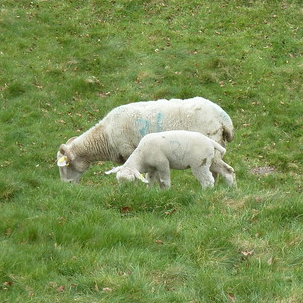
#> input picture images/sheep.png, 303 x 303 px
$ python implementation.py images/sheep.png
#> lines starting #> are read from the running program, lines starting #| are printed output that depends on the picture
import os, sys
import numpy as np
import time
import seaborn as sns
import matplotlib.pyplot as plt
import cv2
import sys

from PIL import Image
from scipy.sparse import csr_matrix, identity
from scipy.sparse.linalg import inv
from scipy.linalg import sqrtm
from sklearn.metrics.pairwise import euclidean_distances
from scipy.spatial import distance
from itertools import combinations

################# Question 1 #################
def resize_and_blur_image(file_name, output_name, h_size=100, v_size=100):
    """
    Resizes and blurs image given image's name
    """
#> called with file_name = 'images/sheep.png', output_name = 'question1_blur.jpg', h_size = 100, v_size = 100
    img = cv2.imread(file_name, cv2.IMREAD_UNCHANGED)
#> img is the input picture: shape (303, 303, 3); mean B, G, R 81.3, 143.2, 122
    img_res = cv2.resize(img, (h_size, v_size))
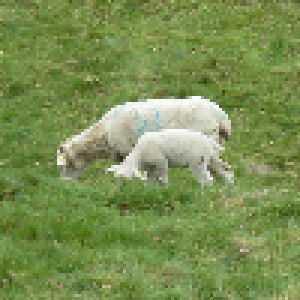
#> img_res: shape (100, 100, 3) (shown 3 times larger); mean B, G, R 81.2, 143.1, 121.9
    img_blur = cv2.GaussianBlur(img_res,(5,5),cv2.BORDER_DEFAULT)
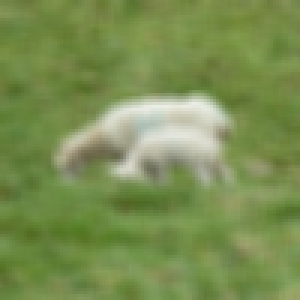
#> img_blur: shape (100, 100, 3) (shown 3 times larger); mean B, G, R 81.2, 143.1, 121.9

    # Uncomment if you'd like to see the blurred picture - by default the image is saved
    #plt.imshow(img_blur)
    #plt.show()

    # save the picture into a file
    cv2.imwrite(output_name, img_blur)

################# /Question 1 #################


################# Question 2 #################
def get_sq_spatial_dist(neigh_size, square_dim):
    """
    Calculates spatial squared euclidean distance between a central point and
    its neighbours. Neighbourhood size is constant for each pixel => output of
    this function is constant and hence only calculated once
    """
    eucl_distances = np.zeros((square_dim, square_dim))

    for x in range(-neigh_size, neigh_size+1):
        for y in range(-neigh_size, neigh_size+1):
            eucl_distances[neigh_size-x,neigh_size-y] = np.power(x/100, 2) + np.power(y/100, 2)

    return eucl_distances


def get_sq_rgb_dist(neighbours, pixel):
    """
    Returns array of squared euclidean distances of the central pixel's RGB values
    and RGB values of its neighbourhood
    """
    rgb_dist = np.subtract( neighbours, pixel )
    rgb_dist = rgb_dist**2

    return np.sum(rgb_dist, axis=2)


def get_sq_euclidean_dist(spatial_distances, rgb_distances):
    """
    Returns sum of spatial distances and RGB distances between central pixel and its neighbours
    """
    return np.add(spatial_distances, rgb_distances)


def calculate_weights(eucl_dist, threshold=0.9):
    """
    Applies specified function on euclidean distances (both spatial and RGB together)
    to calculate weight between central pixel and its neighbours. Applies threshold.
    """
    weights =  np.exp(-4 * eucl_dist)
    weights[weights < threshold] = 0

    return weights


def construct_adjacency_matrix(file_name, threshold=0.9, h_size=100, v_size=100):
    """
    Constructs an adjacency matrix for the specified image
    For each pixel of the image, it considers +-5 rows and columns in each direction as a neighbourhood
    of the pixel and applies the "wrap around" effect
    """
#> called with file_name = 'question1_blur.jpg', threshold = 0.9, h_size = 100, v_size = 100
    img = cv2.imread(file_name, cv2.IMREAD_UNCHANGED)
#> img: shape (100, 100, 3)
    xx = []
    yy = []
    data = []
    neigh_size = 5
    square_dim = 2 * neigh_size + 1

    # compute spatial dimensions only once - they repeat for each pixel
    spatial_distances = get_sq_spatial_dist(neigh_size, square_dim)

    # normalize data
    img = img/255

    # go through each pixel of image one by one
    for x in range(len(img)):
        for y in range(len(img)):
            # take neighbours of central pixel with coordinates (x,y)
            neighbours = np.take(img, range(x-neigh_size,x+neigh_size+1), axis=0, mode='wrap').take(range(y-neigh_size,y+neigh_size+1), axis=1, mode='wrap')

            # calculate sq rgb distances between neighbours and central point
            rgb_distances = get_sq_rgb_dist(neighbours, img[x,y])

            #calculate squared euclidean distance between central point and its neighbours
            eucl_dist = get_sq_euclidean_dist(spatial_distances, rgb_distances)

            # calculate_weights
            weights = calculate_weights(eucl_dist, threshold=threshold)

            # add weights to data
            data.extend(weights.flatten())

            # row_ind is the same as inserting edges from (x,y) vertex
            row_ind = np.array([100*x + y]*121)

            if (y < neigh_size):
                x_ind = np.repeat( 100*np.array(range(x-neigh_size, x+neigh_size+1)) , square_dim)
                y_ind = np.tile( np.array(range(y-neigh_size, y+neigh_size+1)) , (square_dim) )
                col_ind = np.add(x_ind, y_ind).reshape((square_dim,square_dim))
                col_ind[:,:neigh_size-y] += 100
            elif (y >= neigh_size and y < 100-neigh_size):
                x_ind = np.repeat( 100*np.array(range(x-neigh_size, x+neigh_size+1)) , square_dim)
                y_ind = np.tile( np.array(range(y-neigh_size, y+neigh_size+1)) , (square_dim) )
                col_ind = np.add(x_ind, y_ind).reshape((square_dim,square_dim))
            elif (y >= 100-neigh_size):
                x_ind = np.repeat( 100*np.array(range(x-neigh_size, x+neigh_size+1)) , square_dim)
                y_ind = np.tile( np.array(range(y-neigh_size, y+neigh_size+1)) , (square_dim) )
                col_ind = np.add(x_ind, y_ind).reshape((square_dim,square_dim))
                col_ind[:,100+neigh_size-y:] -= 100

            col_ind = col_ind.flatten()
            col_ind[col_ind>=10000] -= 10000
            col_ind[col_ind<0]      += 10000

            # get indices
            xx.extend(row_ind)
            yy.extend(col_ind)
#> this loop made 100 passes
#> after the loop, data = 1210000 items; xx = 1210000 items; yy = 1210000 items

    return csr_matrix( (data, (xx, yy)), shape=(10000, 10000) )

################# /Question 2 #################


################# Question 3 #################
def compute_D(A):
    """
    Computes vector D where D = (d_1, ...., d_n) and each d_i
    is the degree of vertex i (thus sum of the row of A[i])
    """
    return A.sum(axis=1)


# [13 lines left out: function normalised_laplacian, not called in this run]


def desired_matrix(A, D):
    """
    Input: Adjacency matrix (A) and D in the form of vector
    Returns: the desired matrix (I + inv(D)*A ) which holds as D is a diagonal matrix
    """
    D_inv = np.reciprocal(D.astype(float))
    D_inv_matr = np.diag(D_inv)

    return identity(A.shape[0]) + D_inv_matr * A


# [133 lines left out: functions power_method, power_method_2nd_eigenvalue, sort_eigenvector, sum_old_weights, phi_function, find_sparse_cut, not called in this run]

################# /Question 4 #################


# Call this method to execute the code
def main(file_name):
    #start the timer
    start = time.time()
    print("Starting: ")

    # set threshold for weights
    threshold = 0.90
    k = 1000

    #file_name = "images/sheep.png"
    output_file_name = "question1_blur.jpg"

    # Question 1
    resize_and_blur_image(file_name, output_file_name)

    # Question 2
    A = construct_adjacency_matrix(output_file_name, threshold=threshold)
    A.setdiag(0)        # ensure the diagonal elements are 0

    # Question 3
    D = np.asarray(compute_D(A)).reshape((10000,))
#> D = 10000 values, max 118.8 at index 1257, min 9.92 at index 3255, mean 103.9

    # compute the desired matrix (I - sqrt(inv(D))*A*sqrt(inv(D)) )
    des_matr = desired_matrix(A, D)
#> in desired_matrix, `D_inv = np.reciprocal(D.astype(float))`: D_inv = 10000 values, max 0.101 at index 3255, min 0.00842 at index 1257, mean 0.0107

    # get the 1st eigenvector
    v1 = np.sqrt(D)  # D represented as a vector

    # Compute the 2nd smallest eigenvector of the normalised laplacian
    f2, k = power_method_2nd_eigenvalue(des_matr, v1, k=k)
    print("Value of k: ", k)

    img_repr = f2.reshape((100, 100))
    heat_map = sns.heatmap(img_repr)
    plt.savefig("question3_heatmap.jpg")
    # Uncomment if you'd like to plot the heat map - by default it is saved into a file
    #plt.show()

    # Question 4
    S_star = find_sparse_cut(f2, A)
    f2[S_star] = 1

    img_repr = f2.reshape((100, 100))
    heat_map = sns.heatmap(img_repr)
    plt.savefig("question4_heatmap.jpg")
    # Uncomment if you'd like to plot the heat map - by default it is saved into a file
    #plt.show()

    end = time.time()
    print("Time from start till the end: ", end - start)

if __name__ == "__main__":
    if len(sys.argv) != 2:
        print("Please specify name of the file to be processed")
    else:
#> (the run stopped early here; a loop or call above may not have finished)
